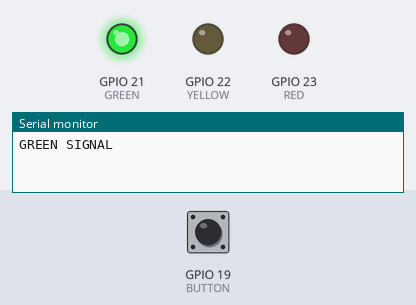
Recording of a sketch running on a simulated ESP32. Parts: output pins drawn as LEDs (lit = HIGH), the last lines printed to the serial monitor. The inputs (shaded band) are chosen by the test bench; at power-on: GPIO 19 (BUTTON) HIGH.

Above: at 1.2 s.
1.3 s: GPIO 19 (BUTTON) pulled LOW for 0.2 s
At 1.8 s:
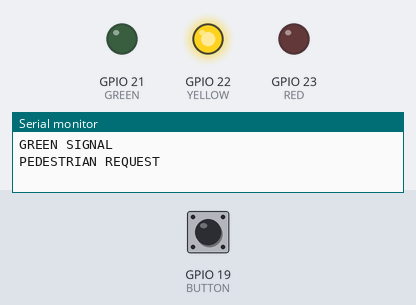
At 4.5 s:
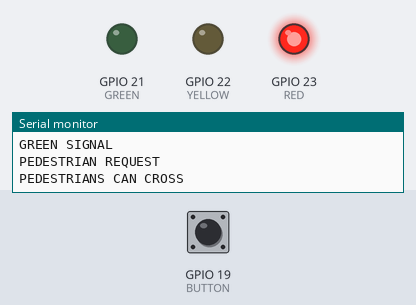
7.5 s: GPIO 19 (BUTTON) pulled LOW for 1 s
Timing chart, 0 to 16.0 s (numbered marks = the images above; inputs shaded):
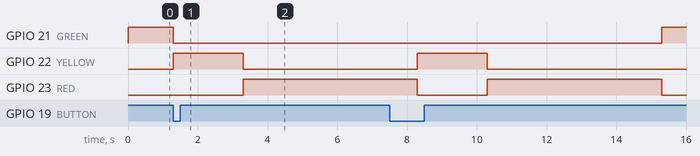

Measured:
- after the input at 1.3 s, GPIO 21 (GREEN): HIGH → LOW after 0.00 s instead of 3.7 s; GPIO 23 (RED): LOW → HIGH after 2.0 s instead of 5.7 s

The sketch:

Sketch.ino
```cpp
#define RED 23
#define YELLOW 22
#define GREEN 21
#define BUTTON 19

void setup() {
  Serial.begin(115200);

  pinMode(RED, OUTPUT);
  pinMode(YELLOW, OUTPUT);
  pinMode(GREEN, OUTPUT);

  pinMode(BUTTON, INPUT_PULLUP);
}

void loop() {

  // Green Signal
  Serial.println("GREEN SIGNAL");
  digitalWrite(GREEN, HIGH);
  digitalWrite(YELLOW, LOW);
  digitalWrite(RED, LOW);

  for(int i=0; i<50; i++) {
    if(digitalRead(BUTTON)==LOW) {
      pedestrianCross();
      return;
    }
    delay(100);
  }

  // Yellow Signal
  Serial.println("YELLOW SIGNAL");
  digitalWrite(GREEN, LOW);
  digitalWrite(YELLOW, HIGH);
  delay(2000);

  // Red Signal
  Serial.println("RED SIGNAL");
  digitalWrite(YELLOW, LOW);
  digitalWrite(RED, HIGH);
  delay(5000);

  digitalWrite(RED, LOW);
}

void pedestrianCross() {

  Serial.println("PEDESTRIAN REQUEST");

  digitalWrite(GREEN, LOW);

  digitalWrite(YELLOW, HIGH);
  delay(2000);

  digitalWrite(YELLOW, LOW);
  digitalWrite(RED, HIGH);

  Serial.println("PEDESTRIANS CAN CROSS");
  delay(5000);

  digitalWrite(RED, LOW);
}
```
